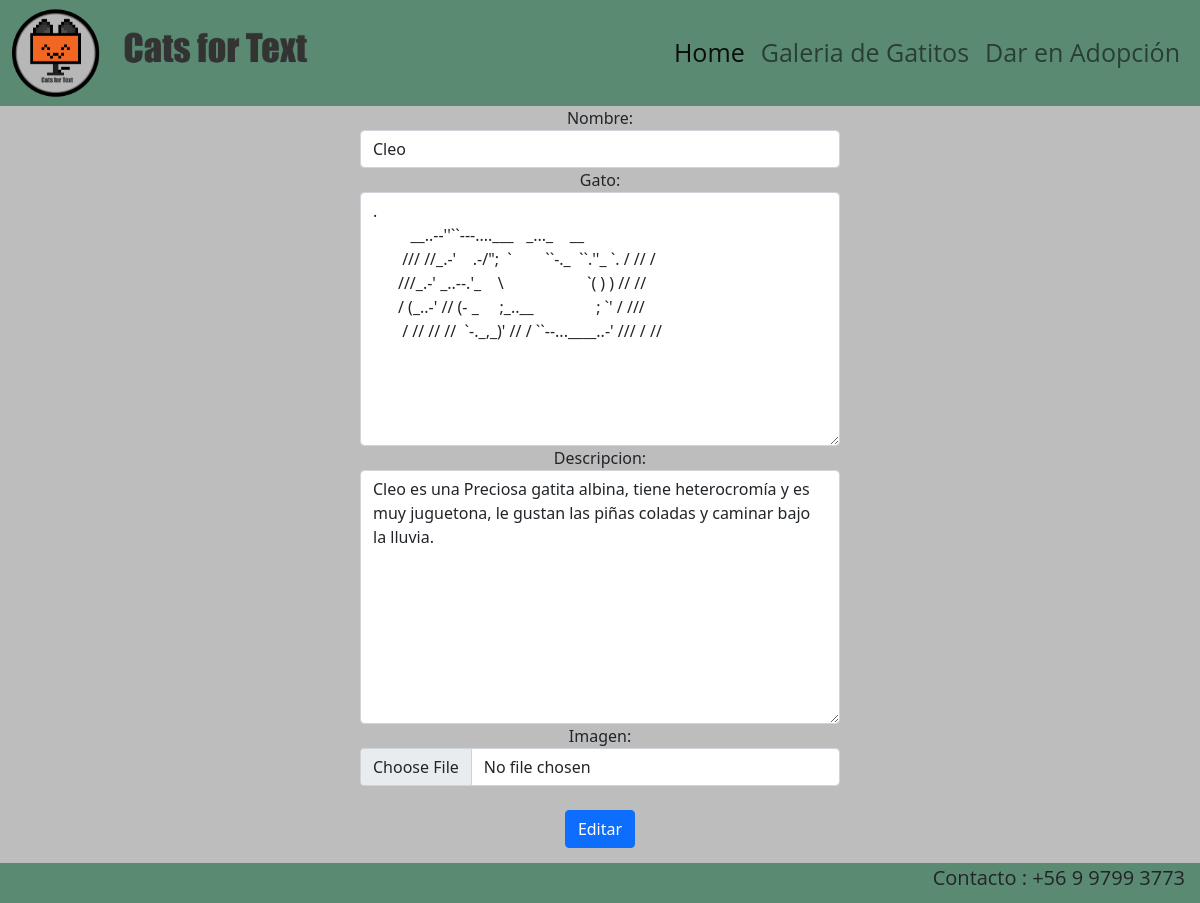
The app's page /editar_cat/21, older data.
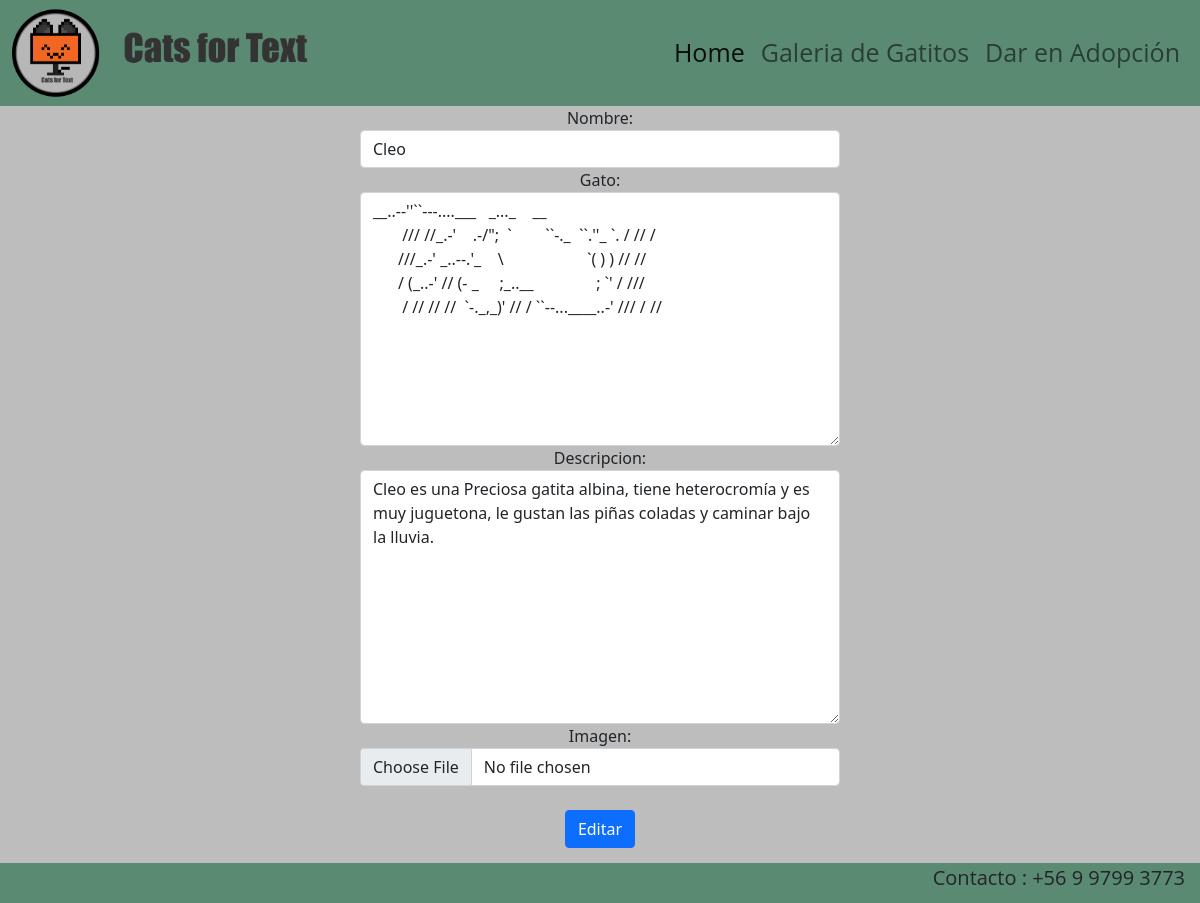
The same page, newer data.
### cats/models.py (models this page shows, shortened)
class Cats(models.Model):
        name_cat = models.CharField(max_length=30)
        ascii_cat = models.TextField()
        desc_cat = models.CharField(max_length=200)
        imagen_cat = models.ImageField(upload_to="cats", null=True)

### cats/views.py (the view)
# urls.py: path('editar_cat/<int:id_cat>', views.editar_cat ,name="editar_cat"),
def editar_cat(request, id_cat):
    cat = get_object_or_404(Cats, id=id_cat)
    data = {
        'form' : CatsForm(instance=cat)
    }
    if request.method == 'POST':
        formulario = CatsForm(data=request.POST, instance=cat, files=request.FILES)
        if formulario.is_valid():
            formulario.save()
            return redirect (to="listar_cats")
        data["form"] = formulario
    return render(request, "cats/editar_cat.html", data)

### cats/forms.py
class CatsForm(forms.ModelForm):
    class Meta:
        model = Cats
        fields = ['name_cat', 'ascii_cat', 'desc_cat', 'imagen_cat']
        labels = {
            'name_cat': 'Nombre',
            'ascii_cat': 'Gato',
            'desc_cat': 'Descripcion',
            'imagen_cat': 'Imagen',
        }
        widgets = {
            'name_cat': forms.TextInput(attrs={'class': 'form-control','id':'name_f'}),
            'ascii_cat': forms.Textarea(attrs={'class': 'form-control','id':'ascii_f'}),
            'desc_cat': forms.Textarea(attrs={'class': 'form-control','id':'desc_f'}),
            'imagen_cat': forms.FileInput(attrs={'class': 'form-control','id':'imagen_f'}),
        }

### cats/templates/cats/editar_cat.html (shortened to what this page needs)
{% extends 'cats/base.html' %}
{% load static %}
{% block css %}
<link rel="stylesheet" href="{% static 'cats/css/editar_cat.css' %}">
{% endblock %}
{% block contenido %}
    <form method="POST" id=cat2 enctype="multipart/form-data">
        {{ form }}
        <br>
        <button type="submit" class="btn btn-primary">Editar</button>
    </form>
{% endblock %}

Row changes from the older to the newer data that the page shows:
changed Cats "Cleo": ascii_cat ". __..--''``---....___ _..._ __ ///…" → "__..--''``---....___ _..._ __ ///…"
